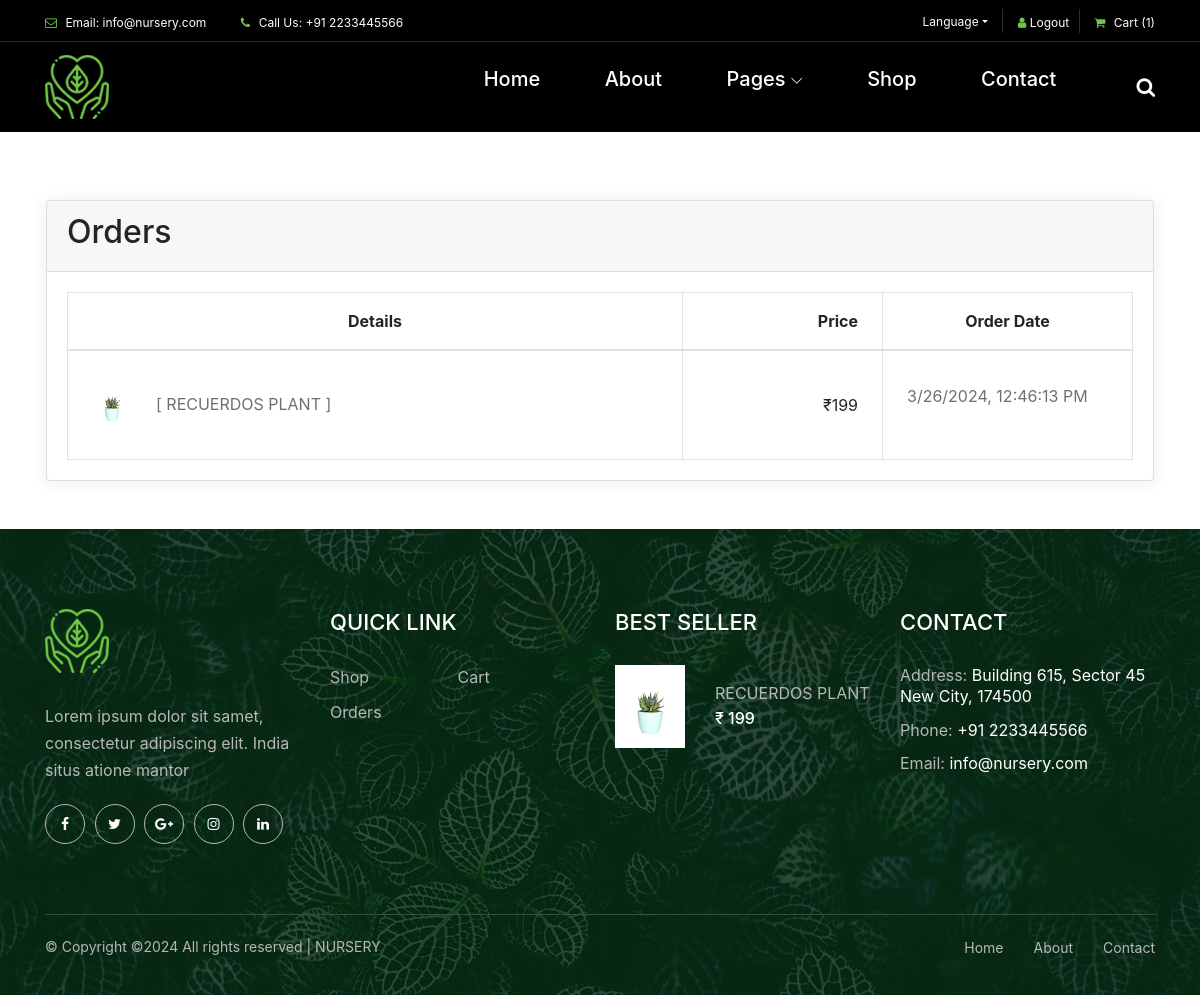
/orders/ (signed in), run on the app's committed database.
### backend/models.py (models this page shows, shortened)
class Company(models.Model):
    class Meta:
        db_table = "company"
        verbose_name = 'Company'
        verbose_name_plural = 'Companies'
    name = models.CharField(max_length=255)
    description = models.TextField(null=True,blank=True)
    email = models.CharField(max_length = 255)
    phone_number = models.CharField(max_length = 14)
    logo = models.ImageField(upload_to='logo/',null=True,blank=True)
    favicon = models.ImageField(upload_to='favicon/',null=True,blank=True)
    address = models.CharField(max_length = 255,null=True,blank=True)
    currency_symbol = models.TextField(blank=True,default="₹")

class Images(models.Model):
    class Meta:
        db_table = 'images'
        managed = True
        verbose_name = 'Image'
        verbose_name_plural = 'Images'
    image = models.ImageField(upload_to='images/')
    product = models.ForeignKey(Products,on_delete=models.CASCADE)

class Orders(models.Model):
    class Meta:
        db_table = "orders"
        verbose_name = 'Order'
        verbose_name_plural = 'Orders'
    user = models.ForeignKey(Users,on_delete=models.CASCADE)
    address = models.ForeignKey(UserAddress,on_delete = models.CASCADE)
    products = models.TextField()
    total_price = models.CharField(max_length = 255)
    date_time = models.CharField(max_length = 255)
    is_completed = models.BooleanField(default=False,null=True,blank=True)

class Products(models.Model):
    class Meta:
        db_table = 'products'
        managed = True
        verbose_name = 'Product'
        verbose_name_plural = 'Products'
    name = models.CharField(max_length=255)
    category = models.ForeignKey(ProductCategory,on_delete=models.PROTECT,null=True,blank=True)
    cost_price = models.CharField(max_length=255)
    selling_price = models.CharField(max_length=255)
    rating = models.CharField(max_length=255,null=True,blank=True)
    short_description = models.CharField(max_length=255)
    description = models.TextField()
    tags = models.CharField(max_length = 255,null=True,blank=True)
    is_published = models.BooleanField(default=True,null=True,blank=True)
    is_new_arrival = models.BooleanField(default=True,null=True,blank=True)
    is_best_selling = models.BooleanField(default=True,null=True,blank=True)

### backend/views.py (the view)
# urls.py: path('orders/',bViews.AllOrders,name="orders"),
def AllOrders(request):
    if is_loggin(request):
        if is_admin(request):
            orders = Orders.objects.all()
            return render(request,"all/admin-orders.html",{"orders":orders})
        orders = Orders.objects.filter(user = request.user.id)
        return render(request,"all/orders.html",{"orders":orders})
    return redirect('login')

### backend/templates/all/orders.html (shortened to what this page needs)
{% extends "masters/index_master.html" %}
{% block body %}
  {% load custom_filter %}
<div class="container px-3 my-5 clearfix orders">
    <div class="card">
        <div class="card-header">
            <h2>Orders</h2>
        </div>
        <div class="card-body">
            <div class="table-responsive">
              <table class="table table-bordered m-0">
                <thead>
                  <tr>
                    <th class="text-center py-3 px-4" style="min-width: 400px;">Details</th>
                    <th class="text-right py-3 px-4" style="width: 100px;">Price</th>
                    <th class="text-center py-3 px-4" style="width: 120px;">Order Date</th>
                  </tr>
                </thead>
                <tbody>
                {% for order in orders %}
                  <tr>
                    <td class="p-4">
                      <div class="media align-items-center">
                        {% for product_id in order.products|eval_val%}
                        {% for image in first_images  %}
                        {% if image.product.id == product_id %}
                            <img src="/media/{{image.image}}" class=" ui-w-40 ui-bordered mr-4" alt="">
                        {%endif%}
                        {%endfor%}
                        {% endfor %}
                        <div class="media-body">
                          <p>[
                            {% for product_id in order.products|eval_val%}
                              {% for product in products %}
                                {% if product.id == product_id%}
                                  {{product.name}}
                                {% endif %}
                              {% endfor %}
                            {% endfor %}
                            ]
                          </p>
                        </div>
                      </div>
                    </td>
                    <td class="text-right font-weight-semibold align-middle p-4" style="width:200px">₹{{order.total_price}}</td>
                    <td class="align-middle p-4" style="width: 250px;"><p>{{order.date_time}}</p></td>
                  </tr>
                  {% endfor %}
                </tbody>
              </table>
            </div>
          </div>
      </div>
  </div>
{% endblock body %}

### frontend/templates/header/header.html (shortened to what this page needs)
<header class="header-area">
        <div class="top-header-area">
            <div class="container">
                <div class="row">
                    <div class="col-12">
                        <div class="top-header-content d-flex align-items-center justify-content-between">
                            <div class="top-header-meta">
                                <a href="mailto:{{company.email}}" data-toggle="tooltip" data-placement="bottom" title="{{company.email}}"><i class="fa fa-envelope-o" aria-hidden="true"></i> <span>Email: {{company.email}}</span></a>
                                <a href="#" data-toggle="tooltip" data-placement="bottom" title="+91 {{company.phone_number}}"><i class="fa fa-phone" aria-hidden="true"></i> <span>Call Us: +91 {{company.phone_number}}</span></a>
                            </div>
                            <div class="top-header-meta d-flex">
                                <div class="language-dropdown">
                                    <div class="dropdown">
                                        <button class="btn btn-secondary dropdown-toggle mr-30" type="button" id="dropdownMenuButton" data-toggle="dropdown" aria-haspopup="true" aria-expanded="false">Language</button>
                                    </div>
                                </div>
                                <div class="login">
                                {% if user.is_authenticated %}
                                <form action="{% url 'logout'%}" method="post">
                                    <button style="background-color: transparent;border:none;display: inline-block;
                                    font-size: 12px;
                                    font-weight: 400;
                                    color: #ffffff;
                                    line-height: 1;
                                    margin-right: 25px;" type="submit"><i class="fa fa-user" aria-hidden="true" style="color:#70c745"></i> <span>Logout</span></button>
                                </form>
                                {%else%}
                                <a href="{% url 'login'%}"><i class="fa fa-user" aria-hidden="true"></i> <span>Login</span></a>
                                {% endif %}
                                </div>
                                <div class="cart">
                                    <a href="{%url 'cart'%}"><i class="fa fa-shopping-cart" aria-hidden="true"></i> <span>Cart <span class="cart-quantity">({{cart_items}})</span></span></a>
                                </div>
                            </div>
                        </div>
                    </div>
                </div>
            </div>
        </div>
        <div class="alazea-main-menu">
            <div class="classy-nav-container breakpoint-off">
                <div class="container">
                    <nav class="classy-navbar justify-content-between" id="alazeaNav">
                        <a href="{%url 'homepage'%}" class="nav-brand"><img src="/media/{{company.logo}}" alt=""></a>
                        <div class="classy-menu">
                            <div class="classynav">
                                <ul>
                                    <li><a href="{%url 'homepage'%}">Home</a></li>
                                    <li><a href="{% url 'about'%}">About</a></li>
                                    <li><a href="#">Pages</a>
                                    </li>
                                    <li><a href="{% url 'shop'%}">Shop</a></li>
                                    <li><a href="{% url 'contact-us'%}">Contact</a></li>
                                </ul>
                                <div id="searchIcon">
                                    <i class="fa fa-search" aria-hidden="true"></i>
                                </div>
                            </div>
                        </div>
                    </nav>
                </div>
            </div>
        </div>
    </header>

### frontend/templates/footer/footer.html
{%load static%}
<footer class="footer-area bg-img" style="background-image: url(img/bg-img/3.jpg);">
        <div class="main-footer-area">
            <div class="container">
                <div class="row">
                    <div class="col-12 col-sm-6 col-lg-3">
                        <div class="single-footer-widget">
                            <div class="footer-logo mb-30">
                                {% if company.logo%}
                                <a href="{% url 'homepage'%}"><img src="/media/{{company.logo}}" alt=""></a>
                                {% else %}
                                <a href="{% url 'homepage'%}"><img src="{% static 'img/core-img/logo.png'%}" alt=""></a>
                                {% endif %}
                            </div>
                            <p>Lorem ipsum dolor sit samet, consectetur adipiscing elit. India situs atione mantor</p>
                            <div class="social-info">
                                <a href="#"><i class="fa fa-facebook" aria-hidden="true"></i></a>
                                <a href="#"><i class="fa fa-twitter" aria-hidden="true"></i></a>
                                <a href="#"><i class="fa fa-google-plus" aria-hidden="true"></i></a>
                                <a href="#"><i class="fa fa-instagram" aria-hidden="true"></i></a>
                                <a href="#"><i class="fa fa-linkedin" aria-hidden="true"></i></a>
                            </div>
                        </div>
                    </div>
                    <div class="col-12 col-sm-6 col-lg-3">
                        <div class="single-footer-widget">
                            <div class="widget-title">
                                <h5>QUICK LINK</h5>
                            </div>
                            <nav class="widget-nav">
                                <ul>
                                    <li><a href="{% url 'shop'%}">Shop</a></li>
                                    <li><a href="{% url 'cart'%}">Cart</a></li>
                                    <li><a href="{% url 'orders'%}">Orders</a></li>
                                </ul>
                            </nav>
                        </div>
                    </div>
                    <div class="col-12 col-sm-6 col-lg-3">
                        <div class="single-footer-widget">
                            <div class="widget-title">
                                <h5>BEST SELLER</h5>
                            </div>
                            {% for product in best_seller_footer %}
                            <div class="single-best-seller-product d-flex align-items-center">
                                <div class="product-thumbnail">
                                    {% for image in first_images %}
                                      {% if image.product.id == product.id %}
                                      <a href="{% url 'product-details' product_id=product.id%}"><img src="/media/{{image.image}}" alt=""></a>
                                      {% endif %}
                                    {% endfor %}
                                </div>
                                <div class="product-info">
                                    <a href="{% url 'product-details' product_id=product.id %}">{{product.name}}</a>
                                    <p>{{company.currency_symbol}} {{product.selling_price}}</p>
                                </div>
                            </div>
                            {% endfor %}
                        </div>
                    </div>
                    <div class="col-12 col-sm-6 col-lg-3">
                        <div class="single-footer-widget">
                            <div class="widget-title">
                                <h5>CONTACT</h5>
                            </div>
                            <div class="contact-information">
                                <p><span>Address:</span> {{company.address}}</p>
                                <p><span>Phone:</span> +91 {{company.phone_number}}</p>
                                <p><span>Email:</span> {{company.email}}</p>
                            </div>
                        </div>
                    </div>
                </div>
            </div>
        </div>
        <div class="footer-bottom-area">
            <div class="container">
                <div class="row">
                    <div class="col-12">
                        <div class="border-line"></div>
                    </div>
                    <div class="col-12 col-md-6">
                        <div class="copywrite-text">
                            <p>&copy;
Copyright &copy;<script>document.write(new Date().getFullYear());</script> All rights reserved | {{company.name | upper}}</a>
</p>
                        </div>
                    </div>
                    <div class="col-12 col-md-6">
                        <div class="footer-nav">
                            <nav>
                                <ul>
                                    <li><a href="{% url 'homepage'%}">Home</a></li>
                                    <li><a href="{% url 'about'%}">About</a></li>
                                    <li><a href="{% url 'contact-us'%}">Contact</a></li>
                                </ul>
                            </nav>
                        </div>
                    </div>
                </div>
            </div>
        </div>
    </footer>

### data on the page
Company: email "info@nursery.com", phone_number "2233445566", logo (picture), currency_symbol "₹", address "Building 615, Sector 45 New City, 174500", name "NURSERY"
Orders: total_price "199", date_time "3/26/2024, 12:46:13 PM"
Images: image (picture)
Products: name "RECUERDOS PLANT", selling_price "199"

### other printed values
{{ cart_items }} "1"
